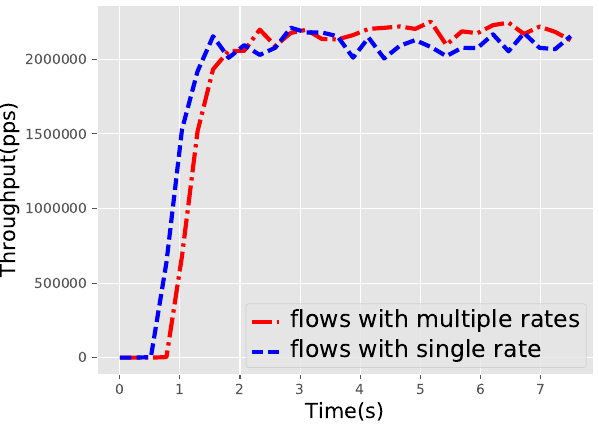

This figure's Python source:
#!/usr/bin/env python2.7
import os
import optparse
import sys
import subprocess
import signal
import time

import numpy as np
import matplotlib.pyplot as plt


def read_log(filename):
	tp = []
	i = 0
	with open(filename) as f:
		for line in f:
			i+=1
			tp.append(float(line))
			if i==30 :
				break
	return tp 

def draw(a,b):
	batchsize=[1000,25000,25320,25640,25640]
	batchsize=map(float,batchsize)

	throughput=[145280,220990,398439,859917,1773963,1916956,2235618,2254685,2247546,2246873,2233548]
	throughput=map(float,throughput)

	plt.style.use('ggplot')#seaborn-white')

	fig,ax1 = plt.subplots()
	fig = plt.figure(1)

	runtimes = [1,2,3,4,5,6,7,8,9,10,11,12]
	colors = ['r','b','y','m','c','g','r','b','y']
	styles = ['-.', '--', ':', '-', '--', ':', '-','--']
	index = 0;

	#x = np.arange(14)
	labels= [0,0.6,1.8,4.2,8.8,11.6,15.6,15.8,16.0,16.2,20]

	width = 0.3

	#ax2=ax1.twinx()
	timeline = np.linspace(0,7.5,30)
	ax1.plot(timeline, a,"r-.", label="flows with multiple rates",  linewidth=3)
	ax1.plot(timeline, b,"b--", label="flows with single rate",  linewidth=3)

#	ax2.plot(labels, throughput,"y*-.", label="Throughput(pps)",  linewidth=3)
	#plt.xticks(x+0.5*width,labels)
	legend = ax1.legend(loc='lower right', shadow=False)
	for label in legend.get_texts():
		label.set_fontsize(17)

	for label in legend.get_lines():
		label.set_linewidth(3)  # the legend line width

	for tl in ax1.get_xticklabels():
		tl.set_fontsize(10)
		tl.set_fontstyle('normal')
	for tl in ax1.get_yticklabels():
		tl.set_fontsize(10)
		tl.set_fontstyle('normal')

	# Now add the legend with some customizations.
	#legend = ax1.legend(loc='upper left', shadow=False)
	# Set the fontsize
	#for label in legend.get_texts():
	#	label.set_fontsize(12)

	#for label in legend.get_lines():
	#	label.set_linewidth(3)  # the legend line width

	plt.xlabel("Time(s)", fontsize=15, style='normal', color='black')
#	plt.ylabel("Batchsize(pkts)", fontsize=25, style='normal', color='black')
	plt.ylabel("Throughput(pps)", fontsize=15, style='normal', color='black')
	plt.savefig("flow_rate.pdf", bbox_inches='tight', pad_inches=0)
	plt.show()

def main():

	#runtimes,received,dropped,time = read_log("temp")

	
	a=read_log("single_flow")
	b=read_log("lots_flow")
	print draw(a,b)



if __name__ == "__main__" :
	main()
